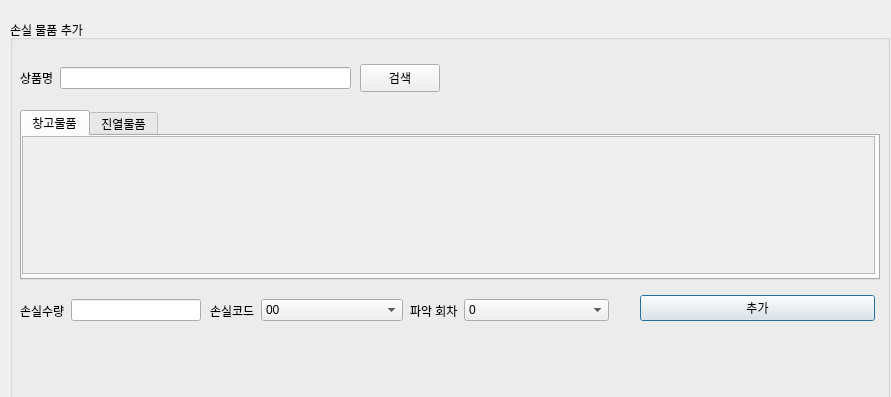
<?xml version="1.0" encoding="UTF-8"?>
<ui version="4.0">
 <class>Dialog</class>
 <widget class="QDialog" name="Dialog">
  <property name="geometry">
   <rect>
    <x>0</x>
    <y>0</y>
    <width>891</width>
    <height>397</height>
   </rect>
  </property>
  <property name="windowTitle">
   <string>Dialog</string>
  </property>
  <widget class="QGroupBox" name="groupBox">
   <property name="geometry">
    <rect>
     <x>10</x>
     <y>20</y>
     <width>880</width>
     <height>461</height>
    </rect>
   </property>
   <property name="title">
    <string>손실 물품 추가</string>
   </property>
   <property name="flat">
    <bool>true</bool>
   </property>
   <widget class="QWidget" name="horizontalLayoutWidget_12">
    <property name="geometry">
     <rect>
      <x>10</x>
      <y>40</y>
      <width>331</width>
      <height>36</height>
     </rect>
    </property>
    <layout class="QHBoxLayout" name="horizontalLayout_24">
     <item>
      <layout class="QVBoxLayout" name="verticalLayout_3">
       <item>
        <widget class="QLabel" name="label_8">
         <property name="enabled">
          <bool>true</bool>
         </property>
         <property name="text">
          <string>상품명</string>
         </property>
        </widget>
       </item>
      </layout>
     </item>
     <item>
      <layout class="QVBoxLayout" name="verticalLayout_4">
       <item>
        <widget class="QLineEdit" name="lineEdit_3">
         <property name="alignment">
          <set>Qt::AlignRight|Qt::AlignTrailing|Qt::AlignVCenter</set>
         </property>
        </widget>
       </item>
      </layout>
     </item>
    </layout>
   </widget>
   <widget class="QTabWidget" name="tabWidget">
    <property name="geometry">
     <rect>
      <x>10</x>
      <y>90</y>
      <width>860</width>
      <height>170</height>
     </rect>
    </property>
    <property name="currentIndex">
     <number>0</number>
    </property>
    <widget class="QWidget" name="tab">
     <attribute name="title">
      <string>창고물품</string>
     </attribute>
     <widget class="QScrollArea" name="scrollArea_12">
      <property name="geometry">
       <rect>
        <x>0</x>
        <y>0</y>
        <width>853</width>
        <height>138</height>
       </rect>
      </property>
      <property name="widgetResizable">
       <bool>true</bool>
      </property>
      <widget class="QWidget" name="scrollAreaWidgetContents_12">
       <property name="geometry">
        <rect>
         <x>0</x>
         <y>0</y>
         <width>851</width>
         <height>136</height>
        </rect>
       </property>
       <widget class="QWidget" name="gridLayoutWidget_12">
        <property name="geometry">
         <rect>
          <x>0</x>
          <y>0</y>
          <width>861</width>
          <height>141</height>
         </rect>
        </property>
        <layout class="QGridLayout" name="gridLayout_12"/>
       </widget>
      </widget>
     </widget>
    </widget>
    <widget class="QWidget" name="tab_2">
     <attribute name="title">
      <string>진열물품</string>
     </attribute>
     <widget class="QScrollArea" name="scrollArea_13">
      <property name="geometry">
       <rect>
        <x>0</x>
        <y>0</y>
        <width>853</width>
        <height>138</height>
       </rect>
      </property>
      <property name="widgetResizable">
       <bool>true</bool>
      </property>
      <widget class="QWidget" name="scrollAreaWidgetContents_15">
       <property name="geometry">
        <rect>
         <x>0</x>
         <y>0</y>
         <width>851</width>
         <height>136</height>
        </rect>
       </property>
       <widget class="QWidget" name="gridLayoutWidget_15">
        <property name="geometry">
         <rect>
          <x>0</x>
          <y>0</y>
          <width>861</width>
          <height>131</height>
         </rect>
        </property>
        <layout class="QGridLayout" name="gridLayout_15"/>
       </widget>
      </widget>
     </widget>
    </widget>
   </widget>
   <widget class="QWidget" name="horizontalLayoutWidget_2">
    <property name="geometry">
     <rect>
      <x>630</x>
      <y>270</y>
      <width>235</width>
      <height>36</height>
     </rect>
    </property>
    <layout class="QHBoxLayout" name="horizontalLayout_2">
     <item>
      <widget class="QPushButton" name="pushButton_2">
       <property name="text">
        <string>추가</string>
       </property>
      </widget>
     </item>
    </layout>
   </widget>
   <widget class="QPushButton" name="pushButton_6">
    <property name="geometry">
     <rect>
      <x>350</x>
      <y>44</y>
      <width>80</width>
      <height>28</height>
     </rect>
    </property>
    <property name="text">
     <string>검색</string>
    </property>
   </widget>
   <widget class="QWidget" name="horizontalLayoutWidget_13">
    <property name="geometry">
     <rect>
      <x>10</x>
      <y>270</y>
      <width>181</width>
      <height>41</height>
     </rect>
    </property>
    <layout class="QHBoxLayout" name="horizontalLayout_25">
     <item>
      <layout class="QVBoxLayout" name="verticalLayout_5">
       <item>
        <widget class="QLabel" name="label_9">
         <property name="enabled">
          <bool>true</bool>
         </property>
         <property name="text">
          <string>손실수량</string>
         </property>
        </widget>
       </item>
      </layout>
     </item>
     <item>
      <layout class="QVBoxLayout" name="verticalLayout_6">
       <item>
        <widget class="QLineEdit" name="lineEdit_4">
         <property name="alignment">
          <set>Qt::AlignRight|Qt::AlignTrailing|Qt::AlignVCenter</set>
         </property>
        </widget>
       </item>
      </layout>
     </item>
    </layout>
   </widget>
   <widget class="QWidget" name="horizontalLayoutWidget_14">
    <property name="geometry">
     <rect>
      <x>200</x>
      <y>270</y>
      <width>193</width>
      <height>41</height>
     </rect>
    </property>
    <layout class="QHBoxLayout" name="horizontalLayout_26">
     <item>
      <layout class="QVBoxLayout" name="verticalLayout_7">
       <item>
        <widget class="QLabel" name="label_10">
         <property name="enabled">
          <bool>true</bool>
         </property>
         <property name="text">
          <string>손실코드</string>
         </property>
        </widget>
       </item>
      </layout>
     </item>
     <item>
      <layout class="QVBoxLayout" name="verticalLayout_8">
       <item>
        <widget class="QComboBox" name="comboBox">
         <property name="sizePolicy">
          <sizepolicy hsizetype="MinimumExpanding" vsizetype="Fixed">
           <horstretch>0</horstretch>
           <verstretch>0</verstretch>
          </sizepolicy>
         </property>
         <item>
          <property name="text">
           <string>00</string>
          </property>
         </item>
         <item>
          <property name="text">
           <string>01</string>
          </property>
         </item>
         <item>
          <property name="text">
           <string>11</string>
          </property>
         </item>
        </widget>
       </item>
      </layout>
     </item>
    </layout>
   </widget>
   <widget class="QWidget" name="horizontalLayoutWidget_15">
    <property name="geometry">
     <rect>
      <x>400</x>
      <y>270</y>
      <width>199</width>
      <height>41</height>
     </rect>
    </property>
    <layout class="QHBoxLayout" name="horizontalLayout_27">
     <item>
      <layout class="QVBoxLayout" name="verticalLayout_15">
       <item>
        <widget class="QLabel" name="label_14">
         <property name="enabled">
          <bool>true</bool>
         </property>
         <property name="text">
          <string>파악 회차</string>
         </property>
        </widget>
       </item>
      </layout>
     </item>
     <item>
      <layout class="QVBoxLayout" name="verticalLayout_16">
       <item>
        <widget class="QComboBox" name="comboBox_5">
         <property name="sizePolicy">
          <sizepolicy hsizetype="MinimumExpanding" vsizetype="Fixed">
           <horstretch>0</horstretch>
           <verstretch>0</verstretch>
          </sizepolicy>
         </property>
         <item>
          <property name="text">
           <string>0</string>
          </property>
         </item>
         <item>
          <property name="text">
           <string>1</string>
          </property>
         </item>
        </widget>
       </item>
      </layout>
     </item>
    </layout>
   </widget>
  </widget>
 </widget>
 <resources/>
 <connections/>
</ui>
